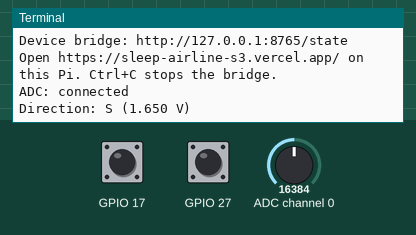
This program was run on a simulated Raspberry Pi (BCM pin numbers). Shown: the last lines printed to the terminal. Inputs (shaded band) come from the test bench; at power-on: ADC channel 0 = 16384, GPIO 17 HIGH, GPIO 27 HIGH (analog values on the 0–32767 scale). Random numbers come from a fixed seed; threads take turns every 2 ms.

Above: at 1.2 s.
1.3 s: ADC channel 0 set to 22936
At 2.5 s:
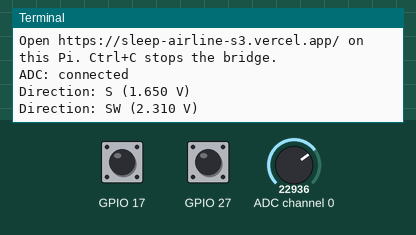
2.8 s: GPIO 17 pulled LOW for 0.15 s
At 4.0 s:
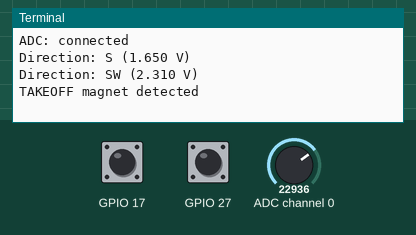
4.4 s: GPIO 27 pulled LOW for 0.15 s
At 5.2 s:
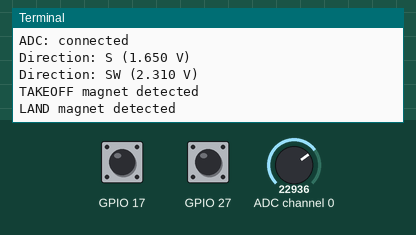
6.0 s: ADC channel 0 set to 28834
At 7.2 s:
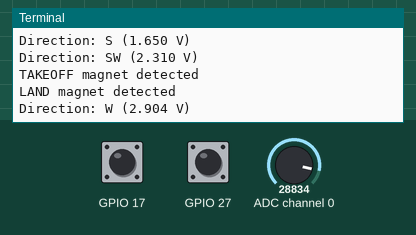
7.5 s: ADC channel 0 set to 32767
At 8.7 s:
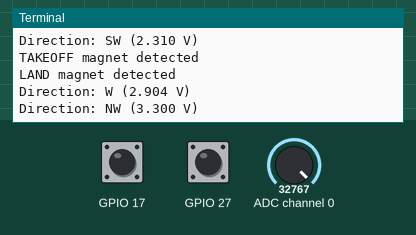
9.0 s: ADC channel 0 set to 9830
At 9.8 s:
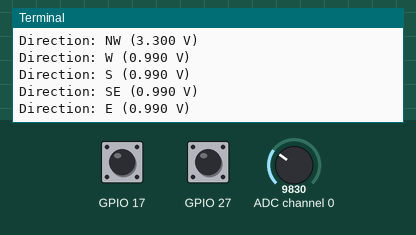

Measured:
- after the input at 1.3 s, the terminal: prints a new line after 0.10 s (image 1)
- after the input at 2.8 s, the terminal: prints a new line at once (image 2)
- after the input at 4.4 s, the terminal: prints a new line at once (image 3)
- after the input at 6.0 s, the terminal: prints a new line after 0.09 s (image 4)
- after the input at 7.5 s, the terminal: prints a new line at once (image 5)
- after the input at 9.0 s, the terminal: prints a new line at once (image 6)

The program:

device_bridge.py
```python
"""Two reed switches (BCM17/27) and ADS1115 A0 -> local S3 browser.

Install python3-gpiozero and python3-smbus; enable I2C.
See the S3 repository's hardware/DEVICE_CONTROLS.md for wiring and setup.
"""

import argparse
from contextlib import ExitStack
from http.server import BaseHTTPRequestHandler, ThreadingHTTPServer
import json
import math
from pathlib import Path
from threading import Event, Lock, Thread
import time
import uuid


SITE_ORIGIN = "https://sleep-airline-s3.vercel.app"
DIRECTIONS = ("N", "NE", "E", "SE", "S", "SW", "W", "NW")


class ADS1115:
    """TI ADS1115: A0-GND, +/-4.096 V range, single shot, 128 samples/s."""

    def __init__(self, bus, address=0x48):
        self.bus = bus
        self.address = address

    def read_voltage(self):
        # MSB first; disable comparator. Configuration register: 0xC383.
        self.bus.write_i2c_block_data(self.address, 1, [0xC3, 0x83])
        deadline = time.monotonic() + 0.1
        while time.monotonic() < deadline:
            time.sleep(0.002)
            config = self.bus.read_i2c_block_data(self.address, 1, 2)
            if config[0] & 0x80:
                high, low = self.bus.read_i2c_block_data(self.address, 0, 2)
                raw = (high << 8) | low
                if raw & 0x8000:
                    raw -= 0x10000
                return raw * 4.096 / 32768
        raise OSError("ADS1115 conversion timed out")


class DirectionFilter:
    def __init__(self, minimum=0.0, maximum=3.3, reverse=False):
        self.minimum, self.maximum, self.reverse = minimum, maximum, reverse
        self.filtered = None
        self.direction = None

    def update(self, voltage):
        position = max(0.0, min(1.0, (voltage - self.minimum) / (self.maximum - self.minimum)))
        if self.reverse:
            position = 1.0 - position
        self.filtered = position if self.filtered is None else self.filtered + 0.35 * (position - self.filtered)
        candidate = min(7, int(self.filtered * 8))
        # Keep the current direction within 1.5% of a sector boundary.
        if (self.direction is None
                or self.filtered < self.direction / 8 - 0.015
                or self.filtered > (self.direction + 1) / 8 + 0.015):
            self.direction = candidate
        return self.direction


class DeviceState:
    def __init__(self):
        self.lock = Lock()
        self.data = dict(version=2, session=uuid.uuid4().hex, takeoffClosed=False,
                         landClosed=False, takeoffCount=0, landCount=0,
                         direction=None, voltage=None, adcError="Starting ADS1115")

    def reed(self, name, closed, initial=False):
        with self.lock:
            old = self.data[name + "Closed"]
            self.data[name + "Closed"] = closed
            if closed and not old and not initial:
                self.data[name + "Count"] += 1
                print(f"{name.upper()} magnet detected", flush=True)

    def adc(self, direction, voltage, error=None):
        with self.lock:
            if error != self.data["adcError"]:
                print(f"ADC: {error or 'connected'}", flush=True)
            if direction is not None and direction != self.data["direction"]:
                print(f"Direction: {DIRECTIONS[direction]} ({voltage:.3f} V)", flush=True)
            self.data.update(direction=direction, voltage=voltage, adcError=error)

    def snapshot(self):
        with self.lock:
            return dict(self.data)


def sample_adc(state, stop, args):
    from smbus import SMBus

    while not stop.is_set():
        try:
            bus = SMBus(args.i2c_bus)
            try:
                adc = ADS1115(bus, args.address)
                smoothing = DirectionFilter(args.min_voltage, args.max_voltage, args.reverse)
                while not stop.is_set():
                    voltage = adc.read_voltage()
                    state.adc(smoothing.update(voltage), round(voltage, 4))
                    stop.wait(0.04)
            finally:
                bus.close()
        except OSError as error:
            state.adc(None, None, str(error))
            stop.wait(1)


def make_handler(state, origin, identity_path=None):
    class Handler(BaseHTTPRequestHandler):
        def end_headers(self):
            if self.headers.get("Origin") == origin:
                self.send_header("Access-Control-Allow-Origin", origin)
                self.send_header("Access-Control-Allow-Methods", "GET, OPTIONS")
                self.send_header("Access-Control-Allow-Headers", "Content-Type")
                if self.headers.get("Access-Control-Request-Private-Network") == "true":
                    self.send_header("Access-Control-Allow-Private-Network", "true")
            self.send_header("Cache-Control", "no-store")
            self.send_header("Vary", "Origin, Access-Control-Request-Private-Network")
            super().end_headers()

        def allowed(self):
            if self.headers.get("Origin") not in (None, origin):
                self.send_error(403)
                return False
            if self.path != "/state":
                self.send_error(404)
                return False
            return True

        def do_OPTIONS(self):
            if self.allowed():
                self.send_response(204)
                self.end_headers()

        def do_GET(self):
            if not self.allowed():
                return
            snapshot = state.snapshot()
            if identity_path:
                try:
                    identity = json.loads(Path(identity_path).read_text())
                    passenger_id = identity.get("passengerId")
                    snapshot["passengerId"] = passenger_id if isinstance(passenger_id, str) else None
                except (OSError, ValueError):
                    snapshot["passengerId"] = None
            body = json.dumps(snapshot, allow_nan=False).encode("utf-8")
            self.send_response(200)
            self.send_header("Content-Type", "application/json; charset=utf-8")
            self.send_header("Content-Length", str(len(body)))
            self.end_headers()
            self.wfile.write(body)

        def log_message(self, *_):
            pass

    return Handler


def main():
    parser = argparse.ArgumentParser(description=__doc__)
    parser.add_argument("--takeoff-pin", type=int, default=17, help="BCM numbering")
    parser.add_argument("--land-pin", type=int, default=27, help="BCM numbering")
    parser.add_argument("--i2c-bus", type=int, default=1)
    parser.add_argument("--address", type=lambda value: int(value, 0), default=0x48)
    parser.add_argument("--min-voltage", type=float, default=0.0)
    parser.add_argument("--max-voltage", type=float, default=3.3)
    parser.add_argument("--reverse", action="store_true", help="Reverse knob direction")
    parser.add_argument("--origin", default=SITE_ORIGIN, help="One allowed website origin, no trailing slash")
    parser.add_argument("--identity-file", default=None, help="Kiosk identity file; omit for standalone sensor testing")
    args = parser.parse_args()
    if (not all(math.isfinite(v) for v in (args.min_voltage, args.max_voltage))
            or not 0 <= args.min_voltage < args.max_voltage <= 3.3):
        parser.error("Voltage calibration must satisfy 0 <= min < max <= 3.3")
    if args.takeoff_pin == args.land_pin:
        parser.error("Use separate GPIO pins for the two reed switches")
    try:
        from gpiozero import Button
        import smbus  # Check dependency before starting threads.
    except ImportError:
        parser.exit(1, "Install dependencies: sudo apt install python3-gpiozero python3-smbus\n")

    state, stop = DeviceState(), Event()
    try:
        with ExitStack() as resources:
            for name, pin in (("takeoff", args.takeoff_pin), ("land", args.land_pin)):
                reed = resources.enter_context(Button(pin, pull_up=True, bounce_time=0.05))
                state.reed(name, reed.is_pressed, initial=True)
                reed.when_pressed = lambda name=name: state.reed(name, True)
                reed.when_released = lambda name=name: state.reed(name, False)
            server = ThreadingHTTPServer(("127.0.0.1", 8765), make_handler(state, args.origin, args.identity_file))
            resources.callback(server.server_close)
            worker = Thread(target=sample_adc, args=(state, stop, args), daemon=True)
            worker.start()
            print("Device bridge: http://127.0.0.1:8765/state", flush=True)
            print(f"Open {args.origin}/ on this Pi. Ctrl+C stops the bridge.", flush=True)
            try:
                server.serve_forever()
            finally:
                stop.set()
                worker.join(timeout=2)
    except KeyboardInterrupt:
        pass
    except OSError as error:
        parser.exit(1, f"Cannot start bridge: {error}. Stop another bridge process if port 8765 is in use.\n")


if __name__ == "__main__":
    main()
```
